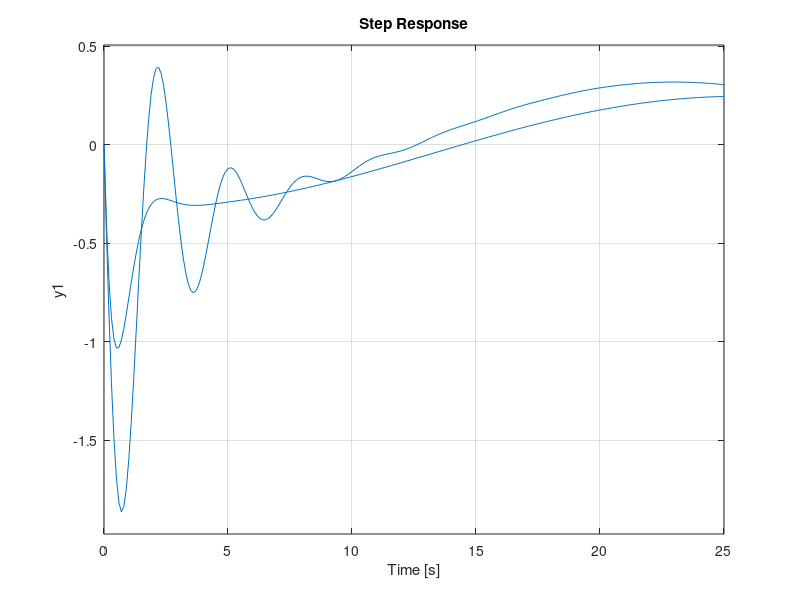

Reproduce this figure in MATLAB.
% Example 11.3
% Lockheed F-104 Starfighter

clear
clc

% Pitch rate response to elevator transfer function
% Transfer function construction

s = tf('s');
num = -4.66 * s * (s + 0.133) * (s + 0.269);
den = (s^2 + (0.015 * s) + 0.021) * (s^2 + (0.911 * s) + 4.884);

sys = num/den;

% Stability modes
damp(sys)

% ## Goals ##
% Phugoid damping ratio >= 0.04
% Short-period damping ratio >= 0.5
% Short-period undamped natural frequency >= 0.8 and <= 3.0 rad/s

t = 0:0.1:25;

step(sys, t);
hold on;

sys_cl = feedback(sys, -0.5);
step(sys_cl, t);

% Root locus
% k = -100:0.01:10;
% rlocus(sys, k);
